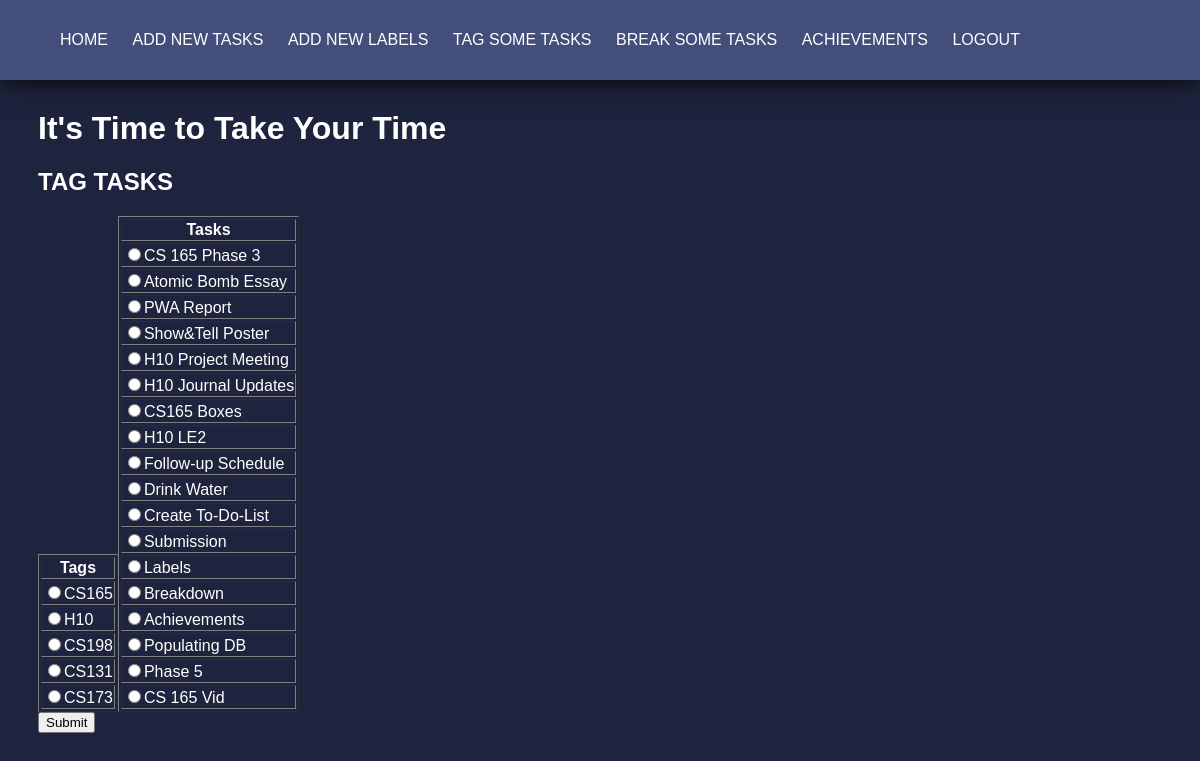
/tags.php (signed in), run on the app's committed database.
### tables this page shows
CREATE TABLE IF NOT EXISTS `labels` (
  `label_ID` int(5) NOT NULL AUTO_INCREMENT,
  `label_name` varchar(20) DEFAULT NULL,
  `date_created` timestamp NULL DEFAULT CURRENT_TIMESTAMP,
  `time_spent` text,
  PRIMARY KEY (`label_ID`)
);

CREATE TABLE IF NOT EXISTS `tasks` (
  `task_ID` int(5) NOT NULL AUTO_INCREMENT,
  `task_name` varchar(20) DEFAULT NULL,
  `status` varchar(10) DEFAULT '0',
  `priority` varchar(10) DEFAULT NULL,
  `start_date` timestamp NULL DEFAULT CURRENT_TIMESTAMP,
  `due_date` timestamp NULL DEFAULT NULL,
  `time_spent` text,
  `time_needed` text,
  PRIMARY KEY (`task_ID`)
);

### tags.php (the view, shortened to what this page needs)
<html>
<head>
		<link rel="stylesheet" type="text/css" href="styles/main.css">
</head>
	<body>
	<h1> It's Time to Take Your Time </h1>
	<h2> TAG TASKS </h2>
	<div id='AddTasks'>
		<form action="./processing?process=addtags" method="post" enctype="multipart/form-data">
			<?php
					function toecho($task_ID, $task_name){
						echo '<tr>';
						echo '<td><input type="radio"required name="task-id" value="'.$task_ID.'">'.$task_name."<br/></td>";
						echo '</tr>';
					}
					function toecho2($label_ID, $label_name){
						echo '<tr>';
						echo '<td><input type="radio" required name="label-id" value="'.$label_ID.'">'.$label_name."<br/></td>";
						echo '</tr>';
					}
					$conn=mysqli_connect("localhost","root","root","takeyourtime");
					echo '<table border="1" style="display:inline-block;">';
					echo '<th>Tags</th>';
					$query = "SELECT label_ID, label_name FROM Labels";
					$result = $conn->query($query);
					foreach ($result as $row)	toecho2($row['label_ID'], $row['label_name']);
					echo '</table>';
					$query = "SELECT task_ID, task_name FROM Tasks;";
					$result = $conn->query($query);
					echo '<table border="1" style="display:inline-block;">';
					echo '<th>Tasks</th>';
					foreach ($result as $row)	toecho($row['task_ID'], $row['task_name']);
					echo '</table>';
				?>
		<br>
	  	<input type="submit" value="Submit">
	</form>
	</div>
	</body>
</html>

### styles/main.css (style rules this page uses)
body { font-family: sans-serif; margin-top: 80px; padding: 30px; background-color: #1E243E; color: white; }

### data on the page
labels: label_name "CS165"
labels: label_name "H10"
labels: label_name "CS198"
labels: label_name "CS131"
labels: label_name "CS173"
tasks: task_name "CS 165 Phase 3"
tasks: task_name "Atomic Bomb Essay"
tasks: task_name "PWA Report"
tasks: task_name "Show&Tell Poster"
tasks: task_name "H10 Project Meeting"
tasks: task_name "H10 Journal Updates"
tasks: task_name "CS165 Boxes"
tasks: task_name "H10 LE2"
tasks: task_name "Follow-up Schedule"
tasks: task_name "Drink Water"
tasks: task_name "Create To-Do-List"
tasks: task_name "Submission"
tasks: task_name "Labels"
tasks: task_name "Breakdown"
tasks: task_name "Achievements"
tasks: task_name "Populating DB"
tasks: task_name "Phase 5"
tasks: task_name "CS 165 Vid"
